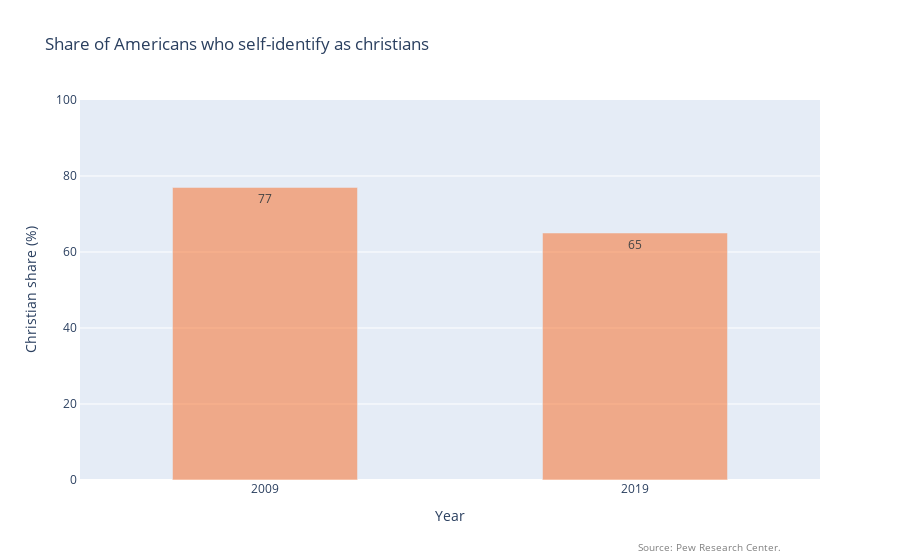

This figure's notebook cell:
### Code cell
fig = sp.make_subplots(rows=1, cols=1)
trace1 = go.Bar(x=christianity_us['Year'], y=christianity_us['Christian share'], text=christianity_us['Christian share'],marker=dict(color='rgba(250, 105, 30, 0.5)'))
fig.add_trace(trace1, row=1, col=1)
fig.update_layout(xaxis_title='Year',yaxis_title='Christian share (%)')
fig.update_layout(bargap=0.5, yaxis=dict(range=[0, 100],showgrid=True, gridwidth=1, gridcolor='white', showline=True, zeroline=True),title='Share of Americans who self-identify as christians')
fig.add_annotation(text='Source: Pew Research Center.',xref='paper', yref='paper',x=0.95, y=-0.2,showarrow=False,font=dict(size=10, color='gray'))
fig.show()

### Figure 1 — Plotly figure (JSON) as saved in the notebook; plotly's stock layout.template omitted (floating-point values rounded to 4 significant figures)
{"data": [{"marker": {"color": "rgba(250, 105, 30, 0.5)"}, "text": [77, 65], "type": "bar", "x": ["2009", "2019"], "xaxis": "x", "y": [77, 65], "yaxis": "y"}], "layout": {"annotations": [{"font": {"color": "gray", "size": 10}, "showarrow": false, "text": "Source: Pew Research Center.", "x": 0.95, "xref": "paper", "y": -0.2, "yref": "paper"}], "bargap": 0.5, "title": {"text": "Share of Americans who self-identify as christians"}, "xaxis": {"anchor": "y", "domain": [0, 1], "title": {"text": "Year"}}, "yaxis": {"anchor": "x", "domain": [0, 1], "gridcolor": "white", "gridwidth": 1, "range": [0, 100], "showgrid": true, "showline": true, "title": {"text": "Christian share (%)"}, "zeroline": true}}}
